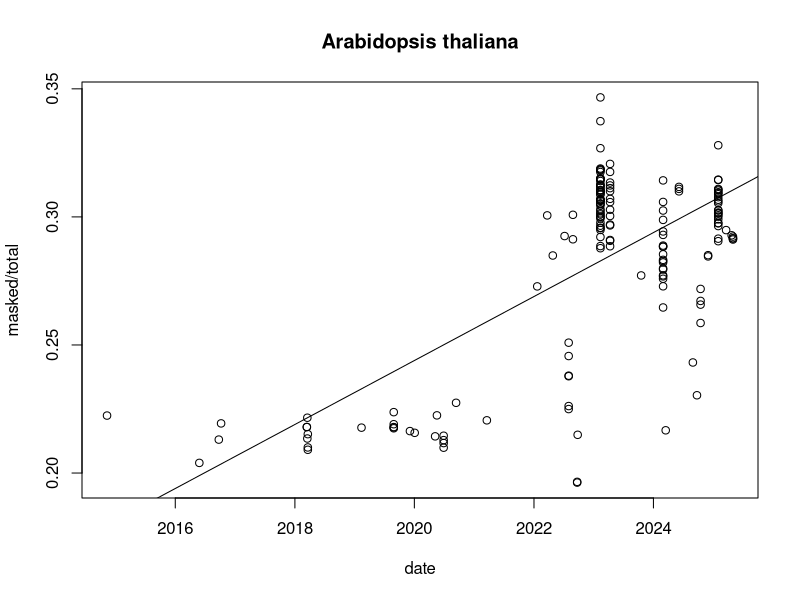
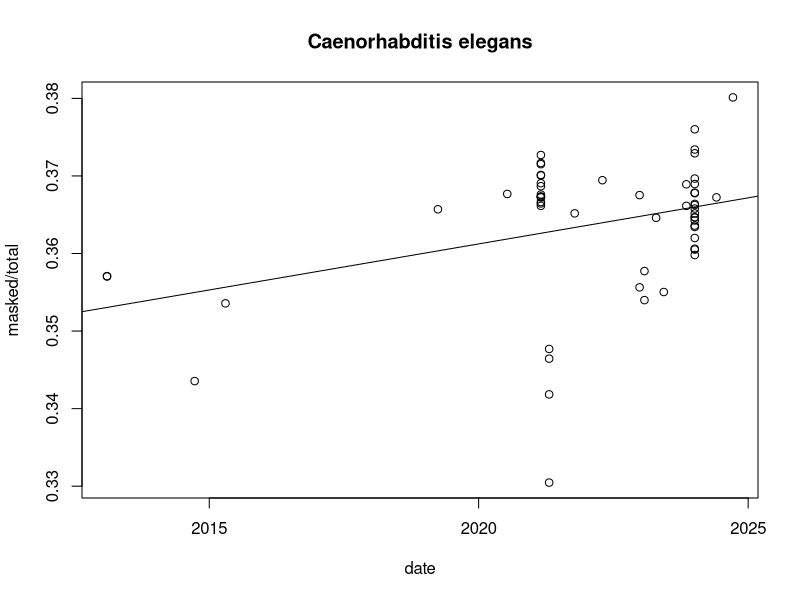
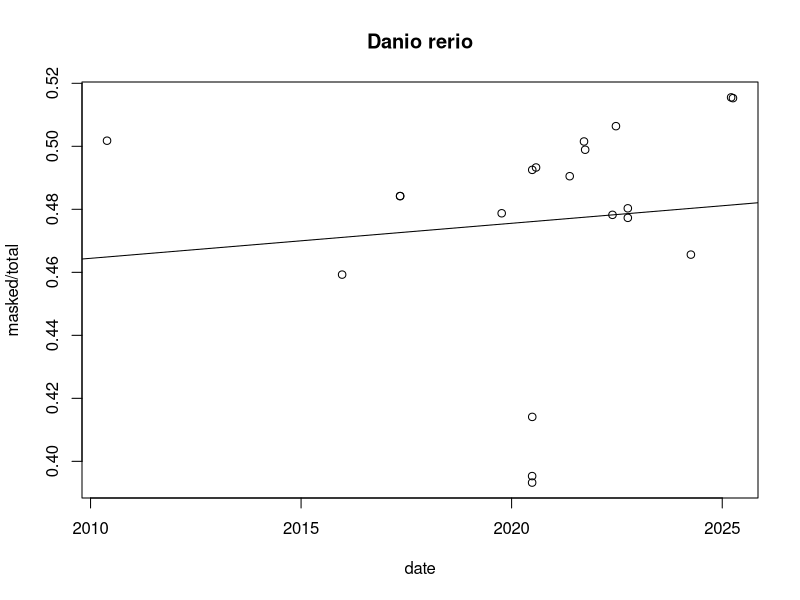
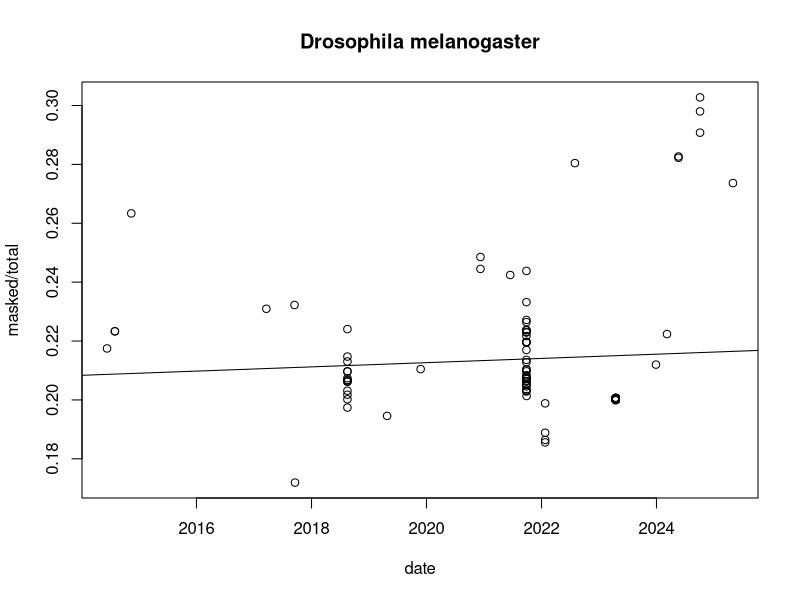
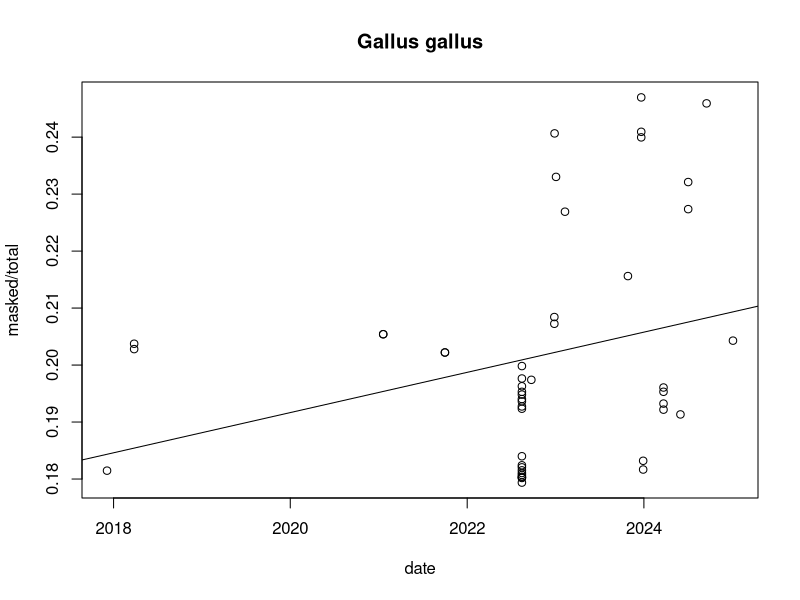
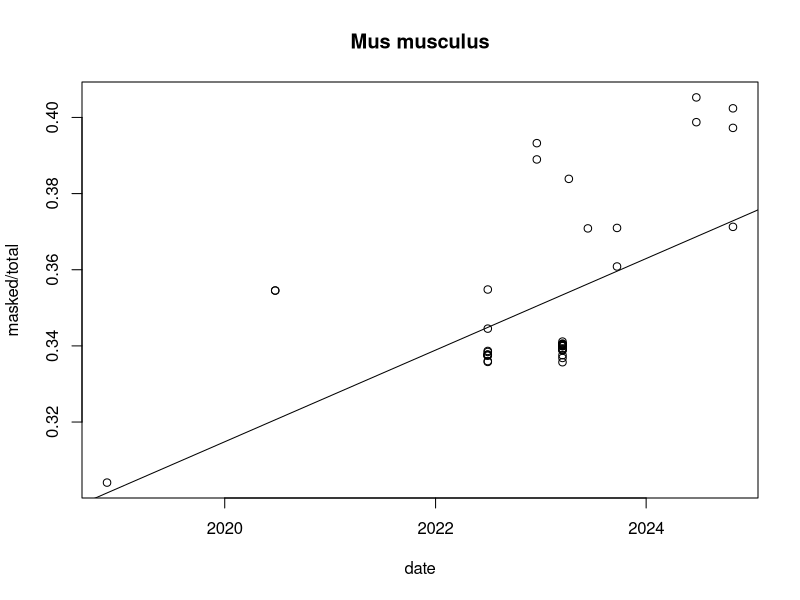

Write R code to recreate these figures, in order.


dat <- read.delim("../data/assembly.dates.tsv")
results <- read.csv("../results/masked.size.csv")
results$accession <- gsub("(^\\./|/.*$)", "", results$file)
results$assembly <- sub("^(?:[^_]*_){3}", "", results$file, perl = TRUE)
results$assembly <- sub("_genomic\\.fna$", "", results$assembly)
results <- results[, c("accession", "assembly", "lower", "N", "assem_sz")]
foo <- merge(results, dat, by.x = "accession", by.y = "Assembly.Accession")
foo$Assembly.Release.Date <- as.Date(foo$Assembly.Release.Date, format = "%Y-%m-%d")
foo$Organism.Name <- sub("^(([^ ]+ [^ ]+)).*$", "\\1", foo$Organism.Name)
foo <- foo[order(foo$Assembly.Release.Date, decreasing = TRUE), ]
foo <- foo[order(foo$Organism.Name), ]

for (i in 1:length(unique(foo$Organism.Name))) {
  sub <- foo[foo$Organism.Name == unique(foo$Organism.Name)[i], ]
  y <- sub$lower / sub$assem_sz
  plot(sub$Assembly.Release.Date, y, 
       xlab = "date", ylab = "masked/total", 
       main = unique(sub$Organism.Name))
  fit <- glm(y ~ sub$Assembly.Release.Date)
  abline(fit$coefficients)
  print(summary(fit))
  readline(prompt = "Press [Enter] to continue...")
}

